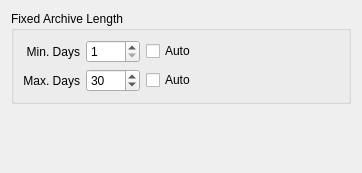
<?xml version="1.0" encoding="UTF-8"?>
<ui version="4.0">
 <class>ArchiveLengthWidget</class>
 <widget class="QWidget" name="ArchiveLengthWidget">
  <property name="geometry">
   <rect>
    <x>0</x>
    <y>0</y>
    <width>362</width>
    <height>173</height>
   </rect>
  </property>
  <layout class="QVBoxLayout" name="verticalLayout" stretch="0">
   <property name="spacing">
    <number>0</number>
   </property>
   <item alignment="Qt::AlignTop">
    <widget class="QGroupBox" name="groupBox">
     <property name="sizePolicy">
      <sizepolicy hsizetype="Preferred" vsizetype="Fixed">
       <horstretch>0</horstretch>
       <verstretch>0</verstretch>
      </sizepolicy>
     </property>
     <property name="title">
      <string>Fixed Archive Length</string>
     </property>
     <property name="flat">
      <bool>true</bool>
     </property>
     <layout class="QGridLayout" name="gridLayout" columnstretch="0,0,0,1">
      <item row="1" column="2">
       <widget class="QCheckBox" name="checkBoxMaxArchive">
        <property name="sizePolicy">
         <sizepolicy hsizetype="Preferred" vsizetype="Fixed">
          <horstretch>0</horstretch>
          <verstretch>0</verstretch>
         </sizepolicy>
        </property>
        <property name="text">
         <string>Auto</string>
        </property>
       </widget>
      </item>
      <item row="0" column="2">
       <widget class="QCheckBox" name="checkBoxMinArchive">
        <property name="sizePolicy">
         <sizepolicy hsizetype="Preferred" vsizetype="Fixed">
          <horstretch>0</horstretch>
          <verstretch>0</verstretch>
         </sizepolicy>
        </property>
        <property name="text">
         <string>Auto</string>
        </property>
       </widget>
      </item>
      <item row="1" column="0">
       <widget class="QLabel" name="labelMaxDays">
        <property name="text">
         <string>Max. Days</string>
        </property>
        <property name="alignment">
         <set>Qt::AlignRight|Qt::AlignTrailing|Qt::AlignVCenter</set>
        </property>
        <property name="buddy">
         <cstring>spinBoxMaxDays</cstring>
        </property>
       </widget>
      </item>
      <item row="0" column="1">
       <widget class="QSpinBox" name="spinBoxMinDays">
        <property name="minimum">
         <number>1</number>
        </property>
        <property name="maximum">
         <number>1000</number>
        </property>
       </widget>
      </item>
      <item row="0" column="0">
       <widget class="QLabel" name="labelMinDays">
        <property name="text">
         <string>Min. Days</string>
        </property>
        <property name="alignment">
         <set>Qt::AlignRight|Qt::AlignTrailing|Qt::AlignVCenter</set>
        </property>
        <property name="buddy">
         <cstring>spinBoxMinDays</cstring>
        </property>
       </widget>
      </item>
      <item row="1" column="1">
       <widget class="QSpinBox" name="spinBoxMaxDays">
        <property name="minimum">
         <number>1</number>
        </property>
        <property name="maximum">
         <number>9999</number>
        </property>
        <property name="value">
         <number>30</number>
        </property>
       </widget>
      </item>
      <item row="0" column="3" rowspan="2">
       <spacer name="horizontalSpacer">
        <property name="orientation">
         <enum>Qt::Horizontal</enum>
        </property>
        <property name="sizeHint" stdset="0">
         <size>
          <width>40</width>
          <height>20</height>
         </size>
        </property>
       </spacer>
      </item>
     </layout>
    </widget>
   </item>
  </layout>
 </widget>
 <resources/>
 <connections/>
</ui>
